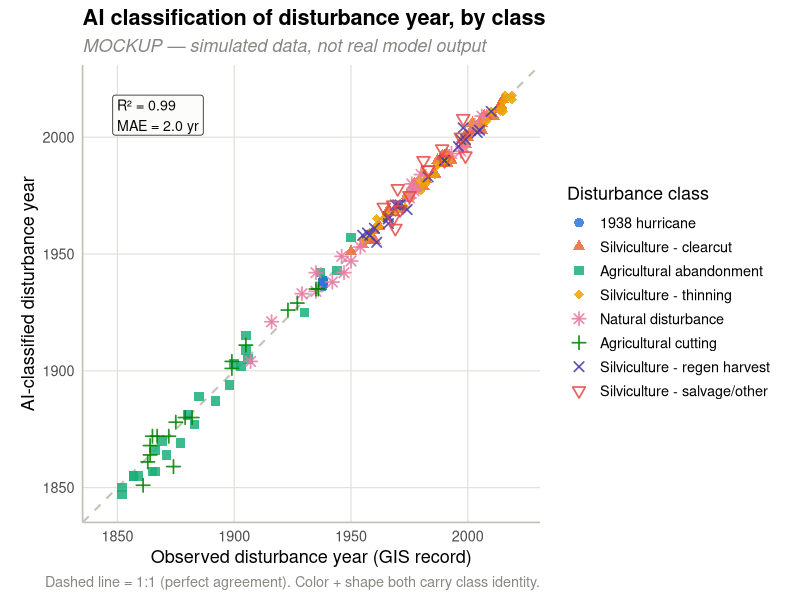

This chart was generated by the following R code:
###############################################################################
## plot_classification_accuracy_by_class_mockup.R
##
## MOCKUP figure - simulated data, not real model output. Same idea as
## plot_classification_accuracy_mockup.R (classified year vs. observed year
## on a 1:1 line) but colored by disturb_recent_class instead of years since
## disturbance, using the 8-class taxonomy from Label_grid_disturbance_history.R
## / HARV_grid_25m_disturbance_metadata.csv. Swap sim_data() for a real join
## of disturb_recent_yr/disturb_recent_class (observed) against the model's
## predicted year/class once classification results exist.
##
## 8 classes exceed the categorical palette's all-pairs-validated CVD floor
## (only the first 3 slots clear every pair on a scatter, where any two
## colors can end up adjacent anywhere in the plot - see the dataviz skill's
## color-formula.md). Point shape is layered on as a second identity channel
## so class is never carried by hue alone.
###############################################################################

library(ggplot2)
library(dplyr)

set.seed(42)
ref_year <- 2022

## Fixed 8-hue categorical order (dataviz skill default palette).
class_levels <- c(
  "1938 hurricane", "Silviculture - clearcut", "Agricultural abandonment",
  "Silviculture - thinning", "Natural disturbance", "Agricultural cutting",
  "Silviculture - regen harvest", "Silviculture - salvage/other"
)
class_colors <- c(
  "1938 hurricane"                = "#2a78d6",  # blue
  "Silviculture - clearcut"       = "#eb6834",  # orange
  "Agricultural abandonment"      = "#1baf7a",  # aqua
  "Silviculture - thinning"       = "#eda100",  # yellow
  "Natural disturbance"           = "#e87ba4",  # magenta
  "Agricultural cutting"          = "#008300",  # green
  "Silviculture - regen harvest"  = "#4a3aa7",  # violet
  "Silviculture - salvage/other"  = "#e34948"   # red
)
class_shapes <- c(
  "1938 hurricane"                = 16,  # filled circle
  "Silviculture - clearcut"       = 17,  # filled triangle
  "Agricultural abandonment"      = 15,  # filled square
  "Silviculture - thinning"       = 18,  # filled diamond
  "Natural disturbance"           = 8,   # asterisk
  "Agricultural cutting"          = 3,   # plus
  "Silviculture - regen harvest"  = 4,   # cross
  "Silviculture - salvage/other"  = 6    # open inverted triangle
)

## One block of simulated events per class: n, true-year range, and how
## noisy the AI year-classification is for that class (fixed, well-imaged
## single-year events like the 1938 hurricane are easiest; sparse/older
## classes like salvage & agricultural cutting are hardest).
class_spec <- list(
  "1938 hurricane"               = list(n = 55, yr = c(1938, 1938), sd = 0.6),
  "Silviculture - clearcut"      = list(n = 40, yr = c(1950, 2018), sd = 2.2),
  "Agricultural abandonment"     = list(n = 25, yr = c(1850, 1950), sd = 4.5),
  "Silviculture - thinning"      = list(n = 45, yr = c(1955, 2020), sd = 2.0),
  "Natural disturbance"          = list(n = 20, yr = c(1900, 2015), sd = 3.5),
  "Agricultural cutting"         = list(n = 18, yr = c(1850, 1945), sd = 5.5),
  "Silviculture - regen harvest" = list(n = 22, yr = c(1955, 2010), sd = 2.8),
  "Silviculture - salvage/other" = list(n = 15, yr = c(1955, 2015), sd = 6.0)
)

sim_data <- function() {
  rows <- lapply(names(class_spec), function(cls) {
    s <- class_spec[[cls]]
    true_year <- if (s$yr[1] == s$yr[2]) rep(s$yr[1], s$n) else round(runif(s$n, s$yr[1], s$yr[2]))
    pred_year <- round(true_year + rnorm(s$n, 0, s$sd))
    data.frame(class = cls, true_year = true_year, pred_year = pred_year)
  })
  d <- do.call(rbind, rows)
  d$class <- factor(d$class, levels = class_levels)
  d
}

d <- sim_data()

r2 <- cor(d$true_year, d$pred_year)^2
mae <- mean(abs(d$true_year - d$pred_year))

lims <- range(c(d$true_year, d$pred_year)) + c(-3, 3)

p <- ggplot(d, aes(x = true_year, y = pred_year, color = class, shape = class)) +
  geom_abline(slope = 1, intercept = 0, linetype = "dashed", color = "#c3c2b7", linewidth = 0.7) +
  geom_point(size = 2.6, alpha = 0.85, stroke = 0.9) +
  scale_color_manual(values = class_colors, name = "Disturbance class") +
  scale_shape_manual(values = class_shapes, name = "Disturbance class") +
  coord_equal(xlim = lims, ylim = lims) +
  annotate("label", x = lims[1] + 4, y = lims[2] - 4, hjust = 0, vjust = 1,
           label = sprintf("R² = %.2f\nMAE = %.1f yr", r2, mae),
           fill = "#fcfcfb", color = "#0b0b0b", size = 3.6) +
  labs(
    title = "AI classification of disturbance year, by class",
    subtitle = "MOCKUP — simulated data, not real model output",
    x = "Observed disturbance year (GIS record)",
    y = "AI-classified disturbance year",
    caption = "Dashed line = 1:1 (perfect agreement). Color + shape both carry class identity."
  ) +
  theme_minimal(base_size = 13) +
  theme(
    panel.grid.minor = element_blank(),
    panel.grid.major = element_line(color = "#e1e0d9", linewidth = 0.4),
    axis.line = element_line(color = "#c3c2b7"),
    plot.title = element_text(face = "bold"),
    plot.subtitle = element_text(color = "#898781", face = "italic"),
    plot.caption = element_text(color = "#898781"),
    legend.position = "right"
  )

out_path <- "classification_accuracy_by_class_mockup.png"
ggsave(out_path, p, width = 8.5, height = 6.5, dpi = 200)
cat("Wrote", out_path, "\n")
